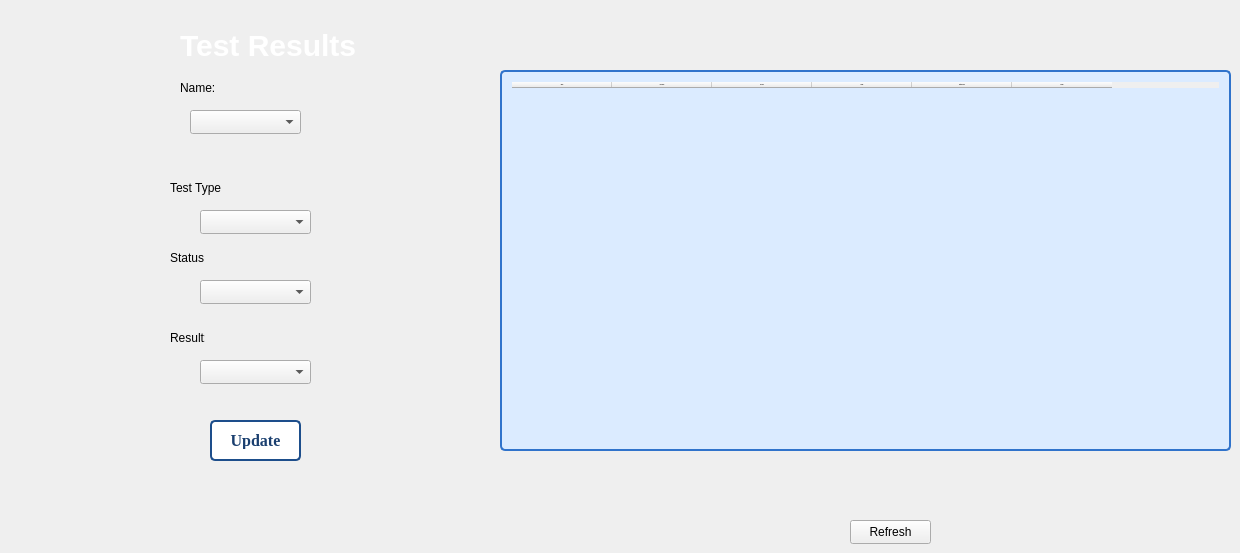
   <widget class="QWidget" name="tab_13">
    <attribute name="title">
     <string>Test Results</string>
    </attribute>
    <widget class="QTableWidget" name="tableWidget_9">
     <property name="geometry">
      <rect>
       <x>500</x>
       <y>70</y>
       <width>731</width>
       <height>381</height>
      </rect>
     </property>
     <property name="font">
      <font>
       <family>Times New Roman</family>
       <pointsize>-1</pointsize>
       <bold>true</bold>
      </font>
     </property>
     <property name="styleSheet">
      <string notr="true">QTableWidget
{
background-color: rgb(219, 235, 255); 
font-color: rgb(21, 50, 88); 
border: 2px solid rgb(48, 115, 203);
border-radius: 5px; 
padding: 10px 10px; 
font-size: 16px;
font-weight: bold;
cursor: pointer; 
}
QTableWidget:pressed 
{
background-color: rgb(45, 108, 190); 
font-color: rgb(255, 255, 255);
box-shadow: 2px 4px rgb(7, 17, 30); 
}
</string>
     </property>
     <column>
      <property name="text">
       <string>Name</string>
      </property>
     </column>
     <column>
      <property name="text">
       <string>Doc Name</string>
      </property>
     </column>
     <column>
      <property name="text">
       <string>Test type</string>
      </property>
     </column>
     <column>
      <property name="text">
       <string>Status</string>
      </property>
     </column>
     <column>
      <property name="text">
       <string>Request Date</string>
      </property>
     </column>
     <column>
      <property name="text">
       <string>Result</string>
      </property>
     </column>
    </widget>
    <widget class="QPushButton" name="pushButton_10">
     <property name="geometry">
      <rect>
       <x>210</x>
       <y>420</y>
       <width>91</width>
       <height>41</height>
      </rect>
     </property>
     <property name="font">
      <font>
       <family>Times New Roman</family>
       <pointsize>-1</pointsize>
       <bold>true</bold>
      </font>
     </property>
     <property name="styleSheet">
      <string notr="true">QPushButton 
{
background-color: rgb(255, 255, 255); 
color: rgb(26, 63, 111); 
border: 2px solid rgb(29, 78, 139);
border-radius: 5px; 
padding: 10px 10px; 
font-size: 16px;
font-weight: bold;
cursor: pointer; 
transition: background-color 0.3s ease, box-shadow 0.3s ease;
}
QPushButton:hover 
{
background-color: rgb(219, 235, 255); 
box-shadow: 0 4px 8px rgba(0, 0, 0, 0.1); 
}
QPushButton:pressed 
{
background-color: rgb(45, 108, 190); 
color: rgb(255, 255, 255);
box-shadow: 0 2px 4px rgba(0, 0, 0, 0.1); 
}
</string>
     </property>
     <property name="text">
      <string>Update</string>
     </property>
    </widget>
    <widget class="QLabel" name="label_24">
     <property name="geometry">
      <rect>
       <x>180</x>
       <y>30</y>
       <width>181</width>
       <height>31</height>
      </rect>
     </property>
     <property name="styleSheet">
      <string notr="true">QLabel {
color: rgb(255, 255, 255);
font-size: 30px; 
font-weight: bold;
}

QLabel {
text-shadow: 2px rgb(12, 29, 52); 
}
</string>
     </property>
     <property name="text">
      <string>Test Results</string>
     </property>
    </widget>
    <widget class="QPushButton" name="pushButton_3">
     <property name="geometry">
      <rect>
       <x>850</x>
       <y>520</y>
       <width>81</width>
       <height>24</height>
      </rect>
     </property>
     <property name="text">
      <string>Refresh</string>
     </property>
    </widget>
    <widget class="QComboBox" name="comboBox">
     <property name="geometry">
      <rect>
       <x>190</x>
       <y>110</y>
       <width>111</width>
       <height>24</height>
      </rect>
     </property>
    </widget>
    <widget class="QComboBox" name="comboBox_2">
     <property name="geometry">
      <rect>
       <x>200</x>
       <y>210</y>
       <width>111</width>
       <height>24</height>
      </rect>
     </property>
    </widget>
    <widget class="QLabel" name="label">
     <property name="geometry">
      <rect>
       <x>170</x>
       <y>180</y>
       <width>71</width>
       <height>16</height>
      </rect>
     </property>
     <property name="text">
      <string>Test Type</string>
     </property>
    </widget>
    <widget class="QComboBox" name="comboBox_3">
     <property name="geometry">
      <rect>
       <x>200</x>
       <y>280</y>
       <width>111</width>
       <height>24</height>
      </rect>
     </property>
     <item>
      <property name="text">
       <string/>
      </property>
     </item>
     <item>
      <property name="text">
       <string>Received</string>
      </property>
     </item>
     <item>
      <property name="text">
       <string>Pending</string>
      </property>
     </item>
     <item>
      <property name="text">
       <string>Aborted</string>
      </property>
     </item>
    </widget>
    <widget class="QComboBox" name="comboBox_4">
     <property name="geometry">
      <rect>
       <x>200</x>
       <y>360</y>
       <width>111</width>
       <height>24</height>
      </rect>
     </property>
     <item>
      <property name="text">
       <string/>
      </property>
     </item>
     <item>
      <property name="text">
       <string>Normal</string>
      </property>
     </item>
     <item>
      <property name="text">
       <string>Abnormal</string>
      </property>
     </item>
    </widget>
    <widget class="QLabel" name="label_46">
     <property name="geometry">
      <rect>
       <x>180</x>
       <y>80</y>
       <width>35</width>
       <height>16</height>
      </rect>
     </property>
     <property name="text">
      <string>Name:</string>
     </property>
    </widget>
    <widget class="QLabel" name="label_47">
     <property name="geometry">
      <rect>
       <x>170</x>
       <y>330</y>
       <width>35</width>
       <height>16</height>
      </rect>
     </property>
     <property name="text">
      <string>Result:</string>
     </property>
    </widget>
    <widget class="QLabel" name="label_50">
     <property name="geometry">
      <rect>
       <x>170</x>
       <y>250</y>
       <width>35</width>
       <height>16</height>
      </rect>
     </property>
     <property name="text">
      <string>Status:</string>
     </property>
    </widget>
   </widget>
